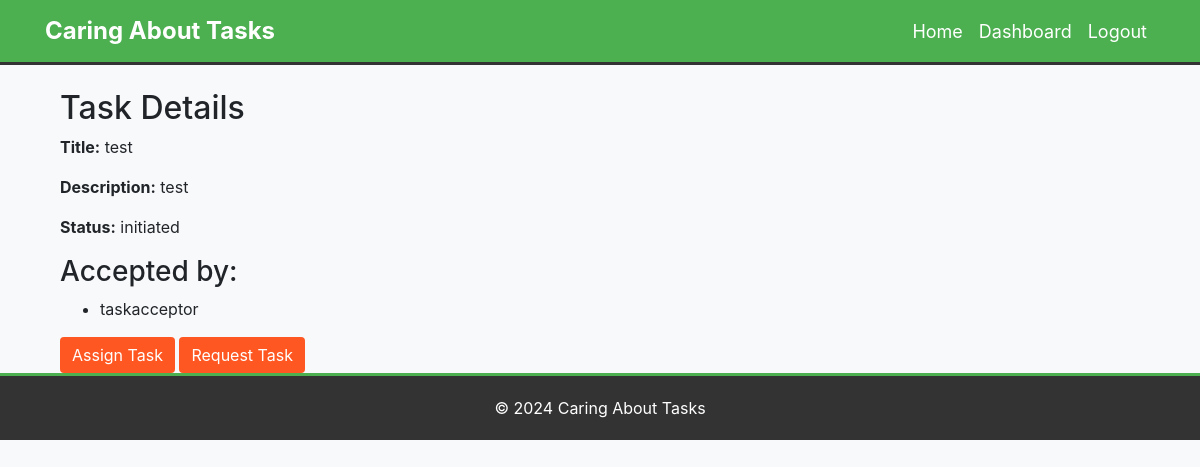
Before: /task_details/9 (signed in) with the older database file.
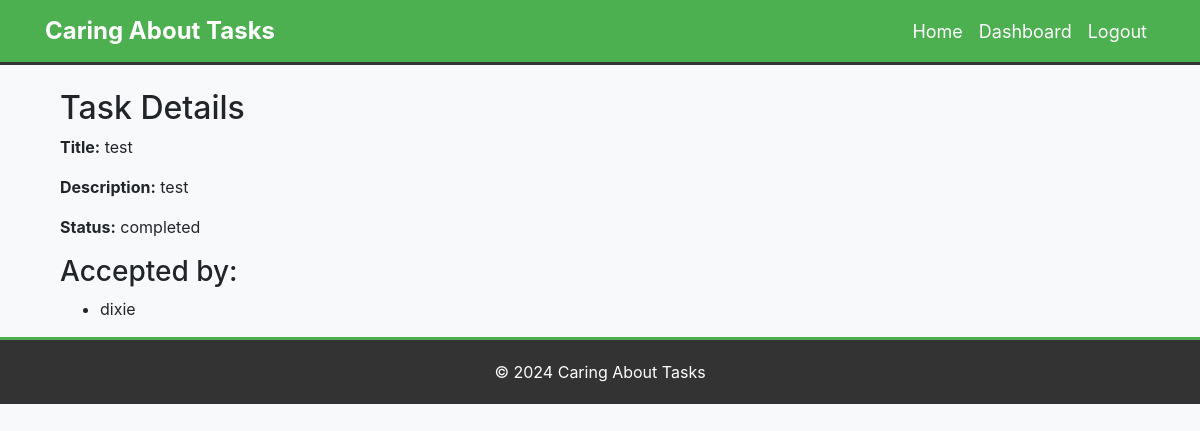
After: the same page with the newer database file.
### app.py (models this page shows, shortened)
class Task(db.Model):
    id = db.Column(db.Integer, primary_key=True)
    title = db.Column(db.String(100), nullable=False)
    description = db.Column(db.Text, nullable=False)
    status = db.Column(db.String(20), nullable=False, default='initiated')
    deadline = db.Column(db.DateTime, nullable=False, default=datetime.utcnow)
    taskgiver_id = db.Column(db.Integer, db.ForeignKey('user.id'), nullable=False)
    taskacceptor_id = db.Column(db.Integer, db.ForeignKey('user.id'))

class User(UserMixin, db.Model):
    id = db.Column(db.Integer, primary_key=True)
    username = db.Column(db.String(64), unique=True, nullable=False)
    password_hash = db.Column(db.String(128), nullable=False)
    type = db.Column(db.String(20), nullable=False)
    tasks_given = db.relationship('Task', foreign_keys='Task.taskgiver_id', backref='taskgiver', lazy=True)
    tasks_accepted = db.relationship('Task', foreign_keys='Task.taskacceptor_id', backref='taskacceptor', lazy=True)
    online = db.Column(db.Boolean, default=False)

### app.py (the view)
@app.route('/task_details/<int:task_id>')
@login_required
def task_details(task_id):
    task = Task.query.get(task_id)
    if task is None:
        flash('Task not found.', 'error')
        return redirect(url_for('dashboard'))
    taskacceptor_users = []
    if task.taskacceptor_id:
        taskacceptor_users.append(User.query.get(task.taskacceptor_id))
    return render_template('task_details.html', task=task, taskacceptor_users=taskacceptor_users)

### app.py (called while the page is built)
@login_manager.user_loader
def load_user(user_id):
    return User.query.get(int(user_id))

### templates/task_details.html (shortened to what this page needs)
{% extends "base.html" %}
{% block content %}
<div class="container">
    <h2>Task Details</h2>
    <p><strong>Title:</strong> {{ task.title }}</p>
    <p><strong>Description:</strong> {{ task.description }}</p>
    <p><strong>Status:</strong> {{ task.status }}</p>
    <h3>Accepted by:</h3>
    <ul>
        {% if task.taskacceptor_id %}
            <li>{{ task.taskacceptor.username }}</li>
        {% else %}
            <li>Not yet accepted</li>
        {% endif %}
    </ul>
    {% if current_user.id == task.taskgiver_id %}
        {% if task.status == 'initiated' %}
            <a href="{{ url_for('assign_task', task_id=task.id) }}" class="btn btn-custom">Assign Task</a>
            <a href="{{ url_for('request_task', task_id=task.id) }}" class="btn btn-custom">Request Task</a>
        {% endif %}
    {% endif %}
</div>
{% endblock %}

Changed rows visible on the page:
no longer on this page (row unchanged): User: taskacceptor.username "taskacceptor"
changed Task "test": status "initiated" → "completed"
added User: taskacceptor.username "dixie"
Other visible differences:
text no longer shown: "Assign Task Request Task"
